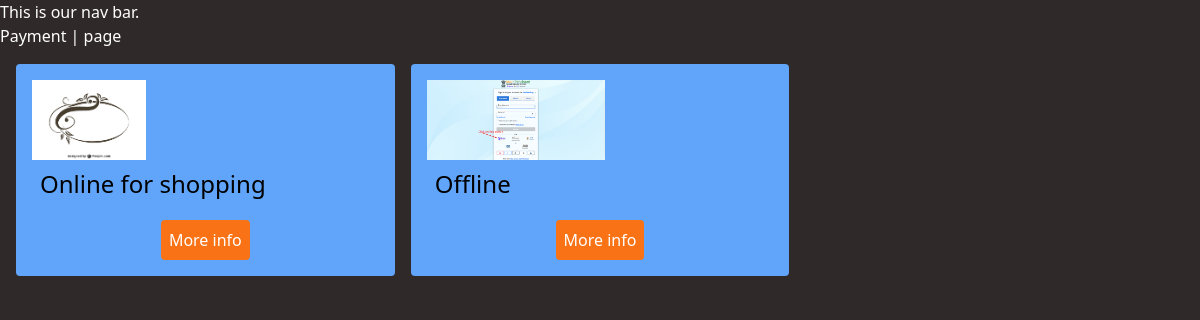
/payment/, run on an earlier commit of the app's database.
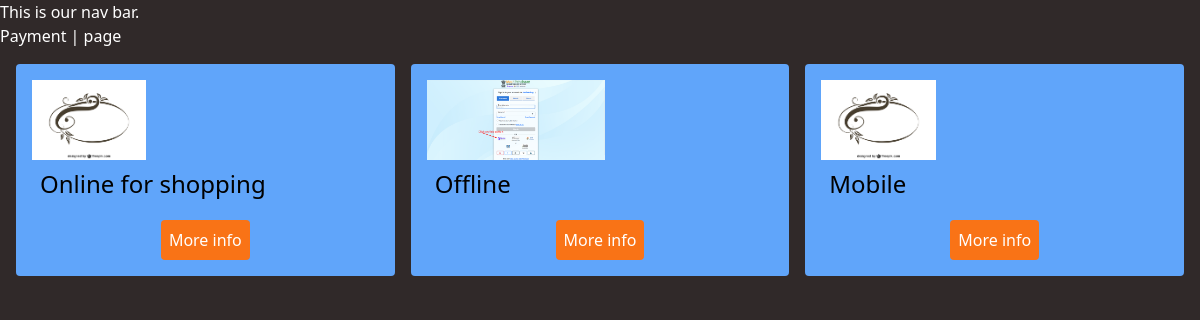
And on a later commit of the database.
### payment/models.py (models this page shows, shortened)
class Payment(models.Model):
    PAYTMENT_TYPE = [
        ('OL', 'Online'),
        ('UPI', 'UPI'),
         ('OF', 'OFFLINE'),
    ]
    name = models.CharField(max_length=100)
    image = models.ImageField(upload_to="payment/")
    date_added = models.DateTimeField(default=timezone.now)
    type = models.CharField(max_length=3, choices=PAYTMENT_TYPE)
    description= models.TextField(default='')

### payment/views.py (the view)
# urls.py: path('payment/', include('payment.urls')),
def payment(request):
   payments = Payment.objects.all()
   return render(request, 'payment/payment.html', {"payments":payments})

### payment/templates/payment/payment.html (shortened to what this page needs)
{% extends "layout.html" %}
{% block content %}
<h1>Payment | page</h1>
<div class="grid grid-cols-3 gap-4 m-4">
{% for  payment in payments  %}
        <div class="bg-blue-400 p-4 rounded">
            <img src={{payment.image.url}}
            class="h-20 w-200"
            alt="Image"/>
            <h2 class="text-2xl m-2 text-black" >{{payment.name}}</h2>
             <div class="flex justify-center">
              <a href="{% url 'payment_detail' payment.id  %}" class="bg-orange-500 p-2 rounded mt-3 text-center">More info</a>
             </div>
        </div>
{% endfor %}
    </div>
{% endblock %}

### templates/layout.html (shortened to what this page needs)
{% load static tailwind_tags %}
{% load static %}
<!DOCTYPE html>
<html lang="en">
<head>
    <link rel="stylesheet" href="{% static 'style.css' %}" />
    {% tailwind_css %}
</head>
<body>
    <nav> This is our nav bar. </nav>
    {% block  content %}
    {% endblock  %}
</body>
</html>

### static/style.css (style rules this page uses)
body { background-color: rgb(48, 41, 41); color: white; }

What changed in the data, as far as the page shows it:
added Payment: image (picture), name "Mobile"
